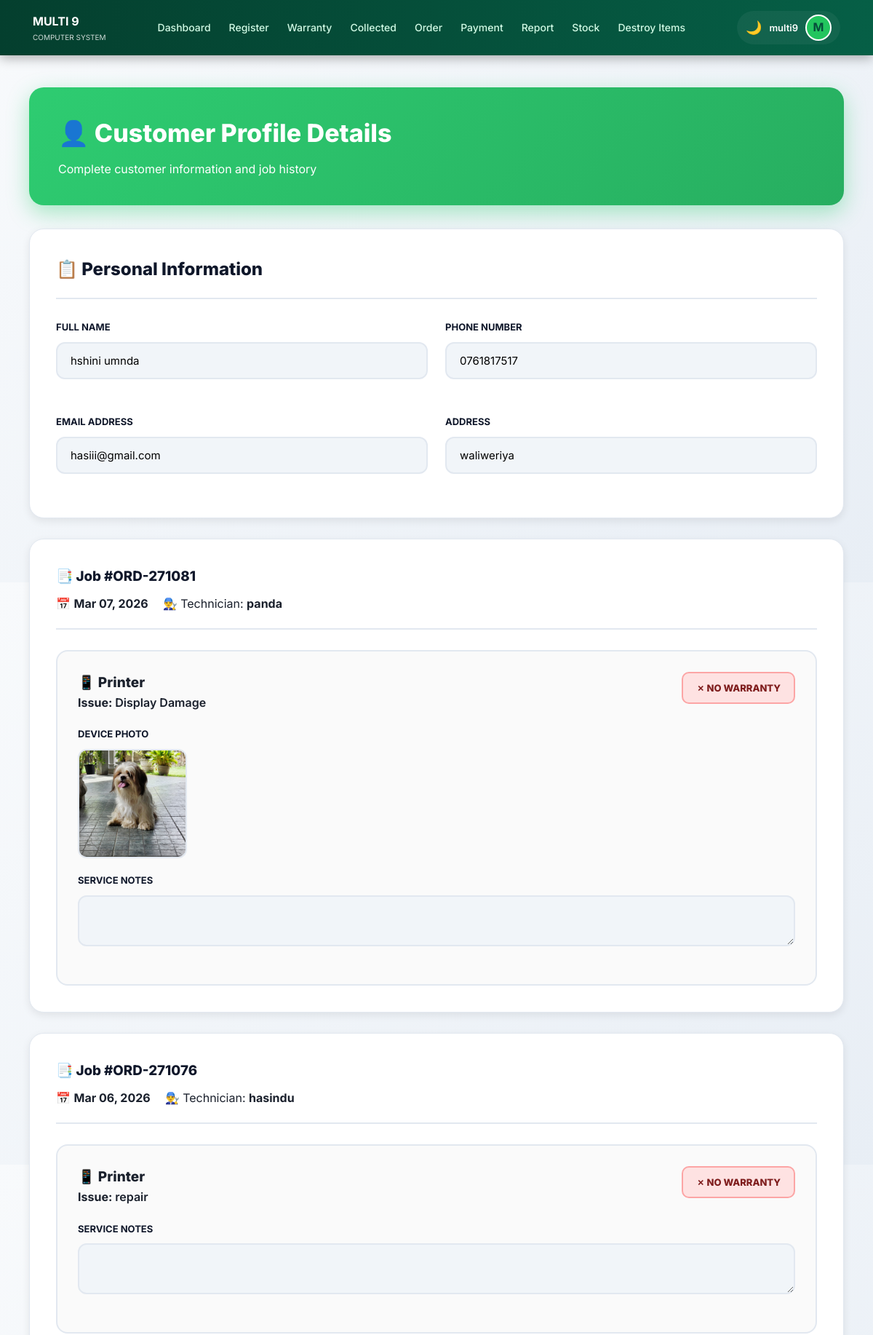
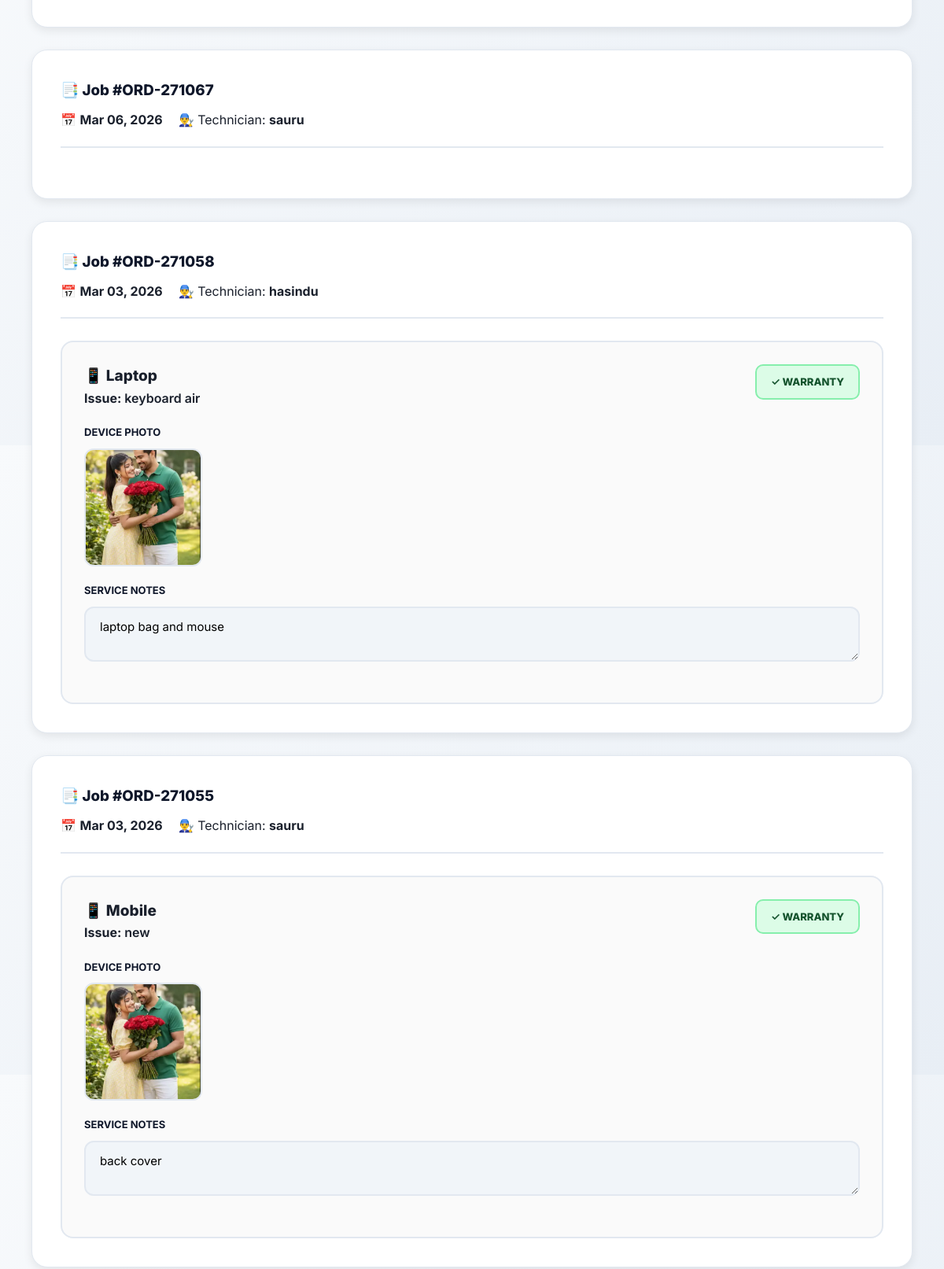
The app's page /customer_details.php?phone=0761817517 (signed in, upper part) with its own data (2 pictures, top to bottom).
### tables this page shows
CREATE TABLE `customer` (
  `phone_number` varchar(15) NOT NULL,
  `customer_name` varchar(100) NOT NULL,
  `address` text DEFAULT NULL,
  `email` varchar(100) DEFAULT NULL
);

CREATE TABLE `job` (
  `job_no` varchar(20) NOT NULL,
  `phone_number` varchar(15) DEFAULT NULL,
  `job_date` date NOT NULL,
  `job_status` varchar(20) DEFAULT 'Pending',
  `item_category` varchar(100) DEFAULT NULL,
  `brand` varchar(50) DEFAULT NULL,
  `problem_type` varchar(100) DEFAULT NULL,
  `problem_severity` varchar(50) DEFAULT NULL,
  `technician_experience_years` int(11) DEFAULT NULL,
  `workshop_workload` varchar(50) DEFAULT NULL,
  `actual_repair_time_days` int(11) DEFAULT NULL,
  `technician_id` int(11) DEFAULT NULL,
  `estimated_cost` decimal(10,2) DEFAULT 0.00
);

CREATE TABLE `technicians` (
  `technician_id` int(11) NOT NULL,
  `name` varchar(100) NOT NULL
);

CREATE TABLE `job_device` (
  `job_device_id` int(11) NOT NULL,
  `job_no` varchar(20) DEFAULT NULL,
  `device_name` varchar(100) NOT NULL,
  `model` varchar(100) DEFAULT NULL,
  `serial_no` varchar(100) DEFAULT NULL,
  `warranty_status` varchar(50) DEFAULT NULL,
  `supplier_name` varchar(255) DEFAULT NULL,
  `description` text DEFAULT NULL,
  `device_image` varchar(255) DEFAULT NULL,
  `issue_name` varchar(255) DEFAULT NULL,
  `device_status` varchar(50) NOT NULL DEFAULT 'Pending',
  `completed_date` datetime DEFAULT NULL,
  `destroy_notice_sent_date` datetime DEFAULT NULL,
  `issue_category` enum('Hardware','Software') DEFAULT 'Hardware',
  `final_status` varchar(50) DEFAULT 'Pending',
  `rent_warning_sent` int(11) DEFAULT 0,
  `parts_json` text DEFAULT NULL
);

### customer_details.php (the view, shortened to what this page needs)
<?php
include 'db_config.php';
include 'navbar.php';
$phone = isset($_GET['phone']) ? mysqli_real_escape_string($conn, $_GET['phone']) : '';
$is_edit = isset($_GET['edit']);
$customer_res = mysqli_query($conn,"SELECT * FROM customer WHERE phone_number='$phone'");
$customer = mysqli_fetch_assoc($customer_res);
$jobs = mysqli_query($conn,"SELECT job.*, technicians.name AS tech
                            FROM job
                            LEFT JOIN technicians ON job.technician_id = technicians.technician_id
                            WHERE job.phone_number='$phone'
                            ORDER BY job.job_no DESC");
?>
<!DOCTYPE html>
<html lang="en">
<head>
</head>
<body>
<div class="container">
    <div class="page-header">
        <h1>👤 Customer Profile Details</h1>
        <p>Complete customer information and job history</p>
    </div>
    <form method="POST" enctype="multipart/form-data">
        <div class="card">
            <div class="card-header">
                <h2>📋 Personal Information</h2>
            </div>
            <div class="grid-2">
                <div class="form-group">
                    <label>Full Name</label>
                    <input type="text" name="customer_name" value="<?= htmlspecialchars($customer['customer_name'] ?? '') ?>" <?= !$is_edit?'readonly':'' ?>>
                </div>
                <div class="form-group">
                    <label>Phone Number</label>
                    <input type="text" value="<?= htmlspecialchars($phone) ?>" readonly>
                </div>
                <div class="form-group">
                    <label>Email Address</label>
                    <input type="email" name="email" value="<?= htmlspecialchars($customer['email'] ?? '') ?>" <?= !$is_edit?'readonly':'' ?>>
                </div>
                <div class="form-group">
                    <label>Address</label>
                    <input type="text" name="address" value="<?= htmlspecialchars($customer['address'] ?? '') ?>" <?= !$is_edit?'readonly':'' ?>>
                </div>
            </div>
        </div>
        <?php while($job = mysqli_fetch_assoc($jobs)): ?>
        <div class="card">
            <div class="card-header">
                <div>
                    <h3>📑 Job #<?= $job['job_no'] ?></h3>
                    <div style="display: flex; gap: 20px; margin-top: 10px;">
                        <span>📅 <strong><?= date("M d, Y", strtotime($job['job_date'])) ?></strong></span>
                        <span>👨‍🔧 Technician: <strong><?= htmlspecialchars($job['tech'] ?? 'Not Assigned') ?></strong></span>
                    </div>
                </div>
            </div>
            <?php
            $jno = $job['job_no'];
            $devices_res = mysqli_query($conn,"SELECT * FROM job_device WHERE job_no='$jno'");
            while($d = mysqli_fetch_assoc($devices_res)):
                $is_warranty = (strtolower($d['warranty_status'] ?? '') == 'warranty');
            ?>
            <div class="device-box">
                <div class="device-header">
                    <div class="device-info">
                        <div class="device-name">📱 <?= htmlspecialchars($d['device_name']) ?></div>
                        <div style="font-weight: 600;"><strong>Issue:</strong> <?= htmlspecialchars($d['issue_name']) ?></div>
                    </div>
                    <span class="status-badge <?= $is_warranty ? 'status-warranty' : 'status-no-warranty' ?>">
                        <?= $is_warranty ? '✓' : '✗' ?> <?= htmlspecialchars($d['warranty_status']) ?>
                    </span>
                </div>
                <?php if(!empty($d['device_image'])): ?>
                <div class="img-preview-container">
                    <label>Device Photo</label>
                    <a href="uploads/devices/<?= $d['device_image'] ?>" target="_blank">
                        <img src="uploads/devices/<?= $d['device_image'] ?>" class="device-img" alt="Device Image">
                    </a>
                </div>
                <?php endif; ?>
                <div class="form-group">
                    <label>Service Notes</label>
                    <textarea name="device_desc[<?= $d['job_device_id'] ?>]" <?= !$is_edit?'readonly':'' ?>><?= htmlspecialchars($d['description']) ?></textarea>
                </div>
            </div>
            <?php endwhile; ?>
        </div>
        <?php endwhile; ?>
    </form>
</div>
</body>
</html>

### customer_details.php (style rules this page uses)
* { margin: 0; padding: 0; box-sizing: border-box; }
:root { --primary: #2ecc71; --primary-hover: #27ae60; --primary-dark: #229954; --success: #10b981; --success-hover: #059669; --danger: #ef4444; --warning: #f59e0b; --secondary: #64748b; --bg-main: #f8fafc; --card-bg: #ffffff; --text-main: #1a202c; --text-dark: #0f172a; --text-muted: #475569; --border: #e2e8f0; --shadow-sm: 0 1px 3px rgba(0, 0, 0, 0.05); --shadow-md: 0 4px 12px rgba(0, 0, 0, 0.08); --shadow-lg: 0 10px 25px rgba(0, 0, 0, 0.1); }
body { background: linear-gradient(135deg, #f8fafc 0%, #e8eef5 100%); font-family: 'Inter', sans-serif; padding: 120px 40px 40px 40px; color: var(--text-main); line-height: 1.6; transition: background 0.3s ease; }
.container { max-width: 1200px; margin: 0 auto; padding-bottom: 120px; }
.page-header { background: linear-gradient(135deg, #2ecc71 0%, #27ae60 100%); padding: 36px 40px; border-radius: 20px; margin-bottom: 32px; box-shadow: 0 10px 30px rgba(46, 204, 113, 0.4); color: white; }
.page-header h1 { font-size: 34px; font-weight: 800; margin-bottom: 10px; display: flex; align-items: center; gap: 12px; }
.card { background: var(--card-bg); padding: 36px; border-radius: 20px; margin-bottom: 28px; box-shadow: var(--shadow-md); border: 1px solid var(--border); transition: all 0.3s ease; animation: fadeIn 0.5s ease-out; }
.card-header { display: flex; justify-content: space-between; align-items: center; margin-bottom: 28px; padding-bottom: 20px; border-bottom: 2px solid var(--border); }
h2, h3 { font-weight: 800; color: var(--text-dark); display: flex; align-items: center; gap: 12px; }
.form-group { margin-bottom: 24px; }
label { font-weight: 700; font-size: 13px; text-transform: uppercase; color: var(--text-dark); margin-bottom: 10px; display: block; }
input, textarea, select { width: 100%; padding: 14px 18px; border: 2px solid var(--border); border-radius: 12px; font-size: 15px; font-family: 'Inter', sans-serif; background: white; }
input[readonly], textarea[readonly] { background: #f1f5f9; cursor: not-allowed; }
.grid-2 { display: grid; grid-template-columns: repeat(2, 1fr); gap: 24px; }
.device-box { background: #fafafa; padding: 28px; border-radius: 16px; margin-top: 20px; border: 2px solid var(--border); }
.device-header { display: flex; justify-content: space-between; align-items: start; margin-bottom: 20px; }
.device-name { font-size: 19px; font-weight: 800; }
.status-badge { padding: 10px 18px; border-radius: 10px; font-weight: 800; font-size: 13px; text-transform: uppercase; }
.status-warranty { background: #dcfce7; color: #14532d; border: 2px solid #86efac; }
.status-no-warranty { background: #fee2e2; color: #7f1d1d; border: 2px solid #fca5a5; }
.img-preview-container { margin-bottom: 20px; }
.device-img { width: 150px; height: 150px; object-fit: cover; border-radius: 12px; border: 2px solid var(--border); cursor: pointer; transition: 0.3s; }

### records on screen
customer: customer_name "hshini umnda", email "hasiii@gmail.com", address "waliweriya"
job: job_no "ORD-271081", job_date "Mar 07, 2026", technician.name "panda"
job_device: device_name "Printer", issue_name "Display Damage", warranty_status "NO WARRANTY", device_image (picture)
job: job_no "ORD-271076", job_date "Mar 06, 2026", technician.name "hasindu"
job_device: device_name "Printer", issue_name "repair", warranty_status "NO WARRANTY"
job: job_no "ORD-271067", job_date "Mar 06, 2026", technician.name "sauru"
job: job_no "ORD-271058", job_date "Mar 03, 2026", technician.name "hasindu"
job_device: device_name "Laptop", issue_name "keyboard air", warranty_status "WARRANTY", device_image (picture), job_device_id+description "laptop bag and mouse"
job: job_no "ORD-271055", job_date "Mar 03, 2026", technician.name "sauru"
job_device: device_name "Mobile", issue_name "new", warranty_status "WARRANTY", device_image (picture), job_device_id+description "back cover"

### other values on screen
$user_name "multi9"
$user_initial "M"
